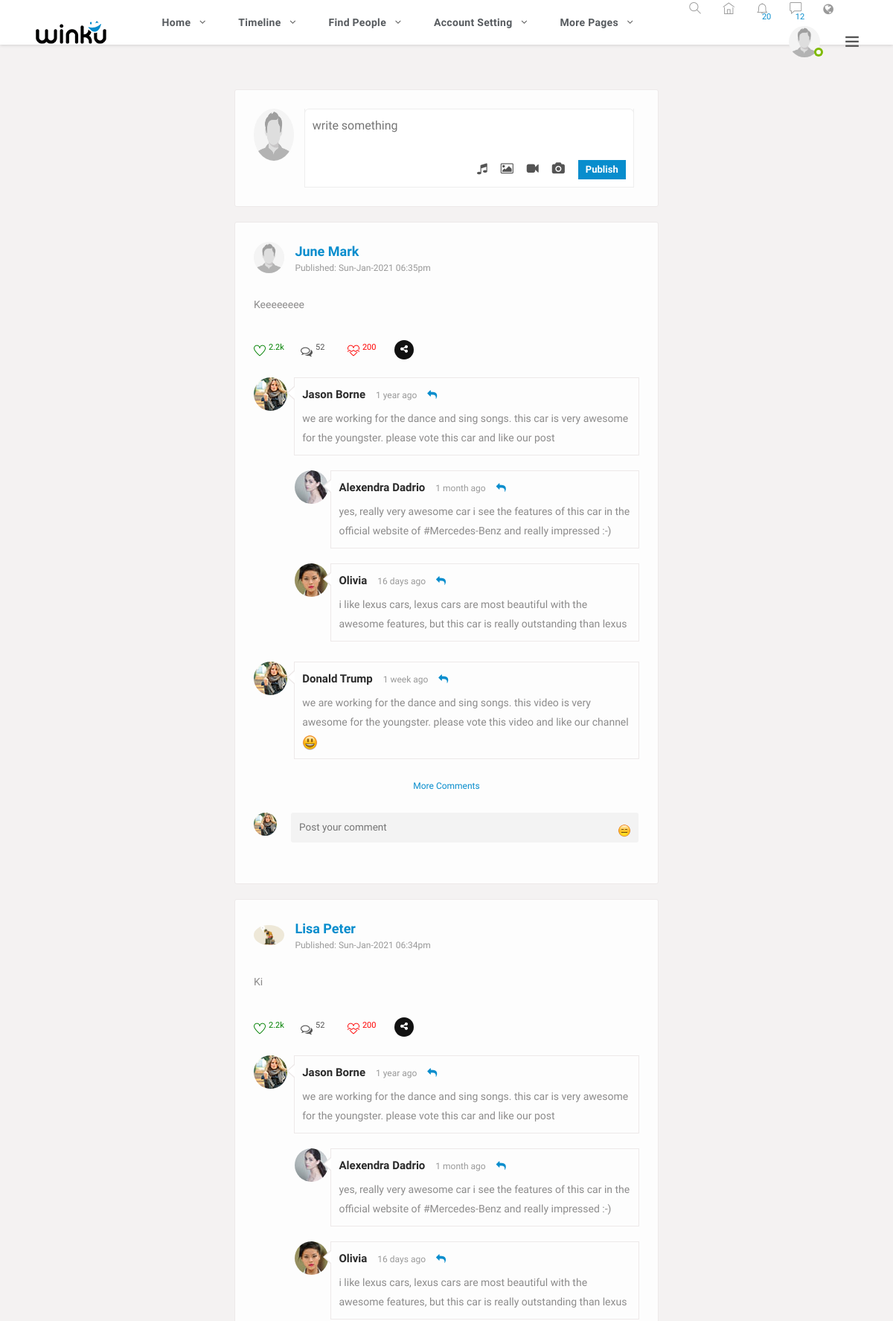
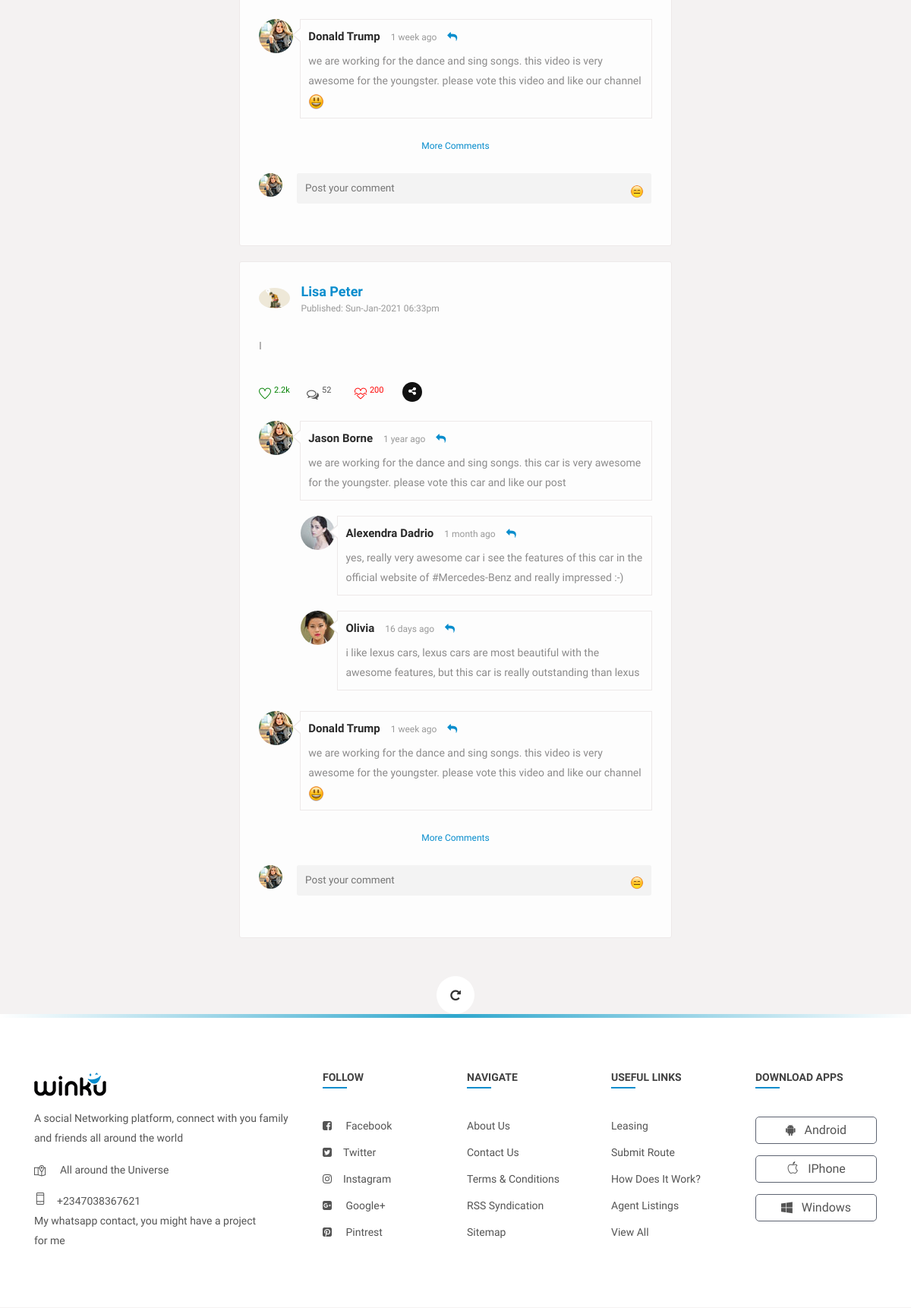
The page / (signed in, upper part) on the database its author committed (2 pictures, top to bottom).
### tables this page shows
CREATE TABLE `users` (
  `id` int(11) NOT NULL,
  `name` varchar(50) NOT NULL,
  `password` varchar(50) NOT NULL,
  `email` varchar(50) NOT NULL,
  `username` varchar(50) NOT NULL,
  `phone` varchar(50) NOT NULL,
  `dob` varchar(50) NOT NULL,
  `gender` varchar(50) NOT NULL,
  `city` varchar(50) NOT NULL,
  `country` varchar(50) NOT NULL,
  `about_me` text NOT NULL,
  `date_created` varchar(50) NOT NULL,
  `profile_pic` varchar(50) NOT NULL,
  `cover_pic` varchar(50) NOT NULL
);

CREATE TABLE `posts` (
  `id` int(11) NOT NULL,
  `userId` int(11) NOT NULL,
  `content` text NOT NULL,
  `image` varchar(50) NOT NULL,
  `video` varchar(50) NOT NULL,
  `date_posted` varchar(50) NOT NULL
);

### index.php (the view, shortened to what this page needs)
<?php
include 'header.php';
?>
	<section>
		<div class="gap gray-bg">
			<div class="container-fluid">
				<div class="row">
					<div class="col-lg-12">
						<div class="row" id="page-contents">
							<div class="col-lg-3">
								<aside class="sidebar static">
								</aside>
							</div>
							<div class="col-lg-6">
								<div class="central-meta">
									<div class="new-postbox">
										<figure>
											<img style="width: 70px; height: 70px" src="<?php echo base_url ?>uploads/displaypics/<?php echo $profile_pic ?>" alt="">
										</figure>
										<div class="newpst-input">
											<form method="POST" enctype="multipart/form-data">
													<textarea rows="2" id="content" name="content" placeholder="write something"></textarea>
													<div class="attachments">
														<ul>
															<li>
																<i class="fa fa-music"></i>
															</li>
															<li>
																<i class="fa fa-image"></i>
															</li>
															<li>
																<i class="fa fa-video-camera"></i>
															</li>
															<li>
																<i class="fa fa-camera"></i>
															</li>
															<li>
																<button id="postbtn" name="publish" type="submit">Publish</button>
															</li>
														</ul>
													</div>
												</form>
										</div>
									</div>
								</div>
								<div class="loadMore">
<?php
$select = mysqli_query($con, "SELECT * FROM posts INNER JOIN users ON posts.userId = users.id ORDER BY date_posted DESC ");
	if (mysqli_num_rows($select) > 0) {
		while ($row = mysqli_fetch_assoc($select)) {
			$content = ucfirst($row['content']);
			$date = $row['date_posted'];
			$dp =  $row['profile_pic'];
			$name = $row['name'];
 ?>
								<div class="central-meta item">
										<div class="user-post">
											<div class="friend-info">
												<figure>
													<img  src=" <?php echo base_url ?>uploads/displaypics/<?php echo $dp ?>" alt="">
												</figure>
												<div class="friend-name">
													<ins><a href="" title=""><?php echo $name; ?></a></ins>
													<span>published: <?php echo $date ?></span>
												</div>
												<div class="post-meta">
													<div class="description">
														<p>
															<?php echo $content ?>
														</p>
													</div>
													<div class="we-video-info">
														<ul>
															<li>
																<span class="like" data-toggle="tooltip" title="like">
																	<i class="ti-heart"></i>
																	<ins>2.2k</ins>
																</span>
															</li>
															<li>
																<span class="comment" data-toggle="tooltip" title="Comments">
																	<i class="fa fa-comments-o"></i>
																	<ins>52</ins>
																</span>
															</li>
															<li>
																<span class="dislike" data-toggle="tooltip" title="dislike">
																	<i class="ti-heart-broken"></i>
																	<ins>200</ins>
																</span>
															</li>
															<li class="social-media">
																<div class="menu">
																  <div class="btn trigger"><i class="fa fa-share-alt"></i></div>
																  <div class="rotater">
																  </div>
																  <div class="rotater">
																  </div>
																  <div class="rotater">
																  </div>
																  <div class="rotater">
																  </div>
																  <div class="rotater">
																  </div>
																  <div class="rotater">
																  </div>
																	<div class="rotater">
																  </div>
																  <div class="rotater">
																  </div>
																</div>
															</li>
														</ul>
													</div>
												</div>
											</div>
											<div class="coment-area">
												<ul class="we-comet">
													<li>
														<div class="comet-avatar">
															<img src="images/resources/comet-1.jpg" alt="">
														</div>
														<div class="we-comment">
															<div class="coment-head">
																<h5><a href="time-line.html" title="">Jason borne</a></h5>
																<span>1 year ago</span>
																<a class="we-reply" href="#" title="Reply"><i class="fa fa-reply"></i></a>
															</div>
															<p>we are working for the dance and sing songs. this car is very awesome for the youngster. please vote this car and like our post</p>
														</div>
														<ul>
															<li>
																<div class="comet-avatar">
																	<img src="images/resources/comet-2.jpg" alt="">
																</div>
																<div class="we-comment">
																	<div class="coment-head">
																		<h5><a href="time-line.html" title="">alexendra dadrio</a></h5>
																		<span>1 month ago</span>
																		<a class="we-reply" href="#" title="Reply"><i class="fa fa-reply"></i></a>
																	</div>
																	<p>yes, really very awesome car i see the features of this car in the official website of <a href="#" title="">#Mercedes-Benz</a> and really impressed :-)</p>
																</div>
															</li>
															<li>
																<div class="comet-avatar">
																	<img src="images/resources/comet-3.jpg" alt="">
																</div>
																<div class="we-comment">
																	<div class="coment-head">
																		<h5><a href="time-line.html" title="">Olivia</a></h5>
																		<span>16 days ago</span>
																		<a class="we-reply" href="#" title="Reply"><i class="fa fa-reply"></i></a>
																	</div>
																	<p>i like lexus cars, lexus cars are most beautiful with the awesome features, but this car is really outstanding than lexus</p>
																</div>
															</li>
														</ul>
													</li>
													<li>
														<div class="comet-avatar">
															<img src="images/resources/comet-1.jpg" alt="">
														</div>
														<div class="we-comment">
															<div class="coment-head">
																<h5><a href="time-line.html" title="">Donald Trump</a></h5>
																<span>1 week ago</span>
																<a class="we-reply" href="#" title="Reply"><i class="fa fa-reply"></i></a>
															</div>
															<p>we are working for the dance and sing songs. this video is very awesome for the youngster. please vote this video and like our channel
																<i class="em em-smiley"></i>
															</p>
														</div>
													</li>
													<li>
														<a href="#" title="" class="showmore underline">more comments</a>
													</li>
													<li class="post-comment">
														<div class="comet-avatar">
															<img src="images/resources/comet-1.jpg" alt="">
														</div>
														<div class="post-comt-box">
															<form method="post">
																<textarea placeholder="Post your comment"></textarea>
																<div class="add-smiles">
																	<span class="em em-expressionless" title="add icon"></span>
																</div>
																<button type="submit"></button>
															</form>
														</div>
													</li>
												</ul>
											</div>
										</div>
									</div>
<?php   		}
}else{
	echo "no post yet";
}
?>
							</div>
						</div>
<?php
include 'footer.php';
?>

### header.php (shortened to what this page needs)
<?php
include 'connection.php';
$userId = $_SESSION['uid'];
$query = "SELECT * FROM users WHERE id = '$userId' ";
$sql = mysqli_query($con, $query);
$result = mysqli_fetch_assoc($sql);
$profile_pic = $result['profile_pic'];
?>
<!DOCTYPE html>
<html lang="en">
<head>
    <link rel="stylesheet" href="<?php echo base_url ?>css/custom.css">
    <link rel="stylesheet" href="<?php echo base_url ?>css/main.min.css">
    <link rel="stylesheet" href="<?php echo base_url ?>css/style.css">
    <link rel="stylesheet" href="<?php echo base_url ?>css/color.css">
    <link rel="stylesheet" href="<?php echo base_url ?>css/responsive.css">
</head>
<body>
<div class="theme-layout">
        <div class="topbar stick">
        <div class="logo">
            <a title="" href="<?php echo base_url ?>"><img src="images/logo.png" alt=""></a>
        </div>
        <div class="top-area">
            <ul class="main-menu">
                <li>
                    <a href="<?php echo base_url ?>" title="">Home</a>
                </li>
                <li>
                    <a href="<?php echo base_url ?>timeline/" title="">timeline</a>
                </li>
                <li>
                    <a href="<?php echo base_url ?>findPeople/" title="">Find People</a>
                </li>
                <li>
                    <a href="edit-account-setting.html" title="">Account Setting</a>
                </li>
                <li>
                    <a href="#" title="">more pages</a>
                </li>
            </ul>
            <ul class="setting-area">
                <li>
                    <a href="#" title="Home" data-ripple=""><i class="ti-search"></i></a>
                </li>
                <li><a href="<?php echo base_url ?>" title="Home" data-ripple=""><i class="ti-home"></i></a></li>
                <li>
                    <a href="#" title="Notification" data-ripple="">
                        <i class="ti-bell"></i><span>20</span>
                    </a>
                </li>
                <li>
                    <a href="#" title="Messages" data-ripple=""><i class="ti-comment"></i><span>12</span></a>
                </li>
                <li><a href="#" title="Languages" data-ripple=""><i class="fa fa-globe"></i></a>
                </li>
            </ul>
            <div class="user-img">
                <img style="width: 60px; height: 60px" src="<?php echo base_url ?>uploads/displaypics/<?php echo $profile_pic ?>" alt="">
                <span class="status f-online"></span>
            </div>
            <span class="ti-menu main-menu" data-ripple=""></span>
        </div>
    </div>

### css/color.css (style rules this page uses)
.product-carousel .owl-nav .owl-prev::before, .product-carousel .owl-nav .owl-next::before, .product-caro .owl-prev:hover:before, .product-caro .owl-next:hover:before, .log-reg-area form .forgot-pwd, .log-reg-area form .already-have, .log-reg-area > p a, .top-area > ul > li > a > span, .timeline-info > ul li a.active, .timeline-info > ul li a:hover, .dropdowns > a.more-mesg, .activity-meta > h6 a, .activity-meta > span a:hover, .friend-name > ins, .description > p a, .we-reply, .sidebar .widget li:hover > a, .sidebar .widget li:hover > i, .friend-meta > a, .user-setting > a:hover, .we-comet li a.showmore, .twiter-feed > li p a, .tutor-links > li i, .tutor-links > li:hover, .pepl-info > span, .page-meta > a, .frnds .nav-tabs .nav-item a.active, .f-title i, #work > div a, .basics > li i, .education > li i, .groups > span i, a.forgot-pwd, .friend-meta > h4 a:hover, .x_title > h2, .post-meta .detail > span, .add-btn > a:hover, .top-area > ul.main-menu > li > ul li a:hover, .dropdowns.active > a i, .user-setting > a i, .form-group input.form-file ~ .control-label, .form-group input.has-value ~ .control-label, .form-group input:focus ~ .control-label, .form-group input:valid ~ .control-label, .form-group select ~ .control-label, .form-group textarea.form-file ~ .control-label, .form-group textarea.has-value ~ .control-label, .form-group textarea:focus ~ .control-label, .form-group textarea:valid ~ .control-label, .flaged > h3, .invition .friend-meta a.invite:hover, .more-optns > ul li:hover, .post-title > h4 a:hover, .post-title .p-date a:hover, .l-post .l-post-meta > h4 a:hover, .read:hover, blockquote, .tags > a:hover, .comment-titles > span, .help-list > ul li a:hover i, .carrer-title > h2 > span, .carrer-title > span a, .open-position > h4 a:hover, .option-set.icon-style > li > a.selected, .category-box > i, .getquot-baner > a, .branches-box > ul li i, .help-topic-result > h2 a:hover, .product-name > h5 a:hover, .full-postmeta .shopnow, .prices.style2 ins span, .single-btn > li > a.active, .total-box > ul > li.final-total, .logout-meta > p a, .forum-list table tbody tr td i, .forum-list table tbody tr td a, .widget ul.recent-topics > li > i, .date-n-reply > a, .topic-data > span, .help-list > ul li a:hover, .employer-info h2, .job-detail > ul li i, .company-intro > a { color: #088dcd; }
#nprogress .bar, .timeline-info > ul li a::before, .add-btn > a, .activitiez > li::before, form button, .colla-apps > li a:hover, a.underline:before, .setting-row input:checked + label, .user-avatar:hover .edit-phto, .error-meta > a, .color-bg, .add-butn, .nav.nav-tabs.likes-btn > li a.active, a.dislike-btn, .drop > a:hover, .btn-view.btn-load-more:hover, .accordion .card h5 button[aria-expanded="true"], .chat-head, .f-page > figure em, .inbox-panel-head > ul > li > a, .nav-tabs--left .nav-link.active, .nav-tabs--left .nav-link.active:hover, footer .widget-title h4::before, #topcontrol, .sidebar .widget-title::before, .f-title::before, .g-post-classic > figure > i::after, .purify > a, .help-list > a:hover, .open-position::before, .info > a, .category-box:hover, .category-box.selected, a.main-btn, .section-heading::before, .getquot-baner, .more-branches > h4::before, .is-helpful > a, .cart-optionz > li > a:hover, .paginationz > li a:hover, .paginationz > li a.active, .shopping-cart, a.btn2:hover, .form-submit > input[type="submit"], button.submit-checkout, .delete-cart:hover, .proceed .button, .amount-area .update-cart, a.addnewforum, .apply-bttons > a { background: #088dcd; }

### rows shown on the page
users: profile_pic (placeholder picture)
posts: userId.profile_pic (placeholder picture), userId.name "June Mark", date_posted "Sun-Jan-2021 06:35pm", content "Keeeeeeee"
posts: userId.profile_pic (picture), userId.name "Lisa Peter", date_posted "Sun-Jan-2021 06:34pm", content "Ki"
posts: userId.profile_pic (picture), userId.name "Lisa Peter", date_posted "Sun-Jan-2021 06:33pm", content "I"
